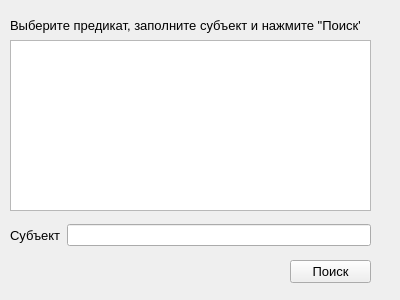
<?xml version="1.0" encoding="UTF-8"?>
<ui version="4.0">
 <class>SearchWindow</class>
 <widget class="QWidget" name="SearchWindow">
  <property name="geometry">
   <rect>
    <x>0</x>
    <y>0</y>
    <width>400</width>
    <height>300</height>
   </rect>
  </property>
  <property name="windowTitle">
   <string>SearchWindow</string>
  </property>
  <widget class="QListWidget" name="listWidget">
   <property name="geometry">
    <rect>
     <x>10</x>
     <y>40</y>
     <width>361</width>
     <height>171</height>
    </rect>
   </property>
   <property name="sortingEnabled">
    <bool>true</bool>
   </property>
  </widget>
  <widget class="QLabel" name="label">
   <property name="geometry">
    <rect>
     <x>10</x>
     <y>10</y>
     <width>351</width>
     <height>31</height>
    </rect>
   </property>
   <property name="text">
    <string>&lt;html&gt;&lt;head/&gt;&lt;body&gt;&lt;p&gt;&lt;span style=&quot; font-size:10pt;&quot;&gt;Выберите предикат, заполните субъект и нажмите &amp;quot;Поиск&amp;quot;&lt;/span&gt;&lt;/p&gt;&lt;/body&gt;&lt;/html&gt;</string>
   </property>
  </widget>
  <widget class="QPushButton" name="searchButton">
   <property name="geometry">
    <rect>
     <x>290</x>
     <y>260</y>
     <width>81</width>
     <height>23</height>
    </rect>
   </property>
   <property name="font">
    <font>
     <pointsize>10</pointsize>
    </font>
   </property>
   <property name="text">
    <string>Поиск</string>
   </property>
  </widget>
  <widget class="QWidget" name="layoutWidget">
   <property name="geometry">
    <rect>
     <x>10</x>
     <y>220</y>
     <width>361</width>
     <height>31</height>
    </rect>
   </property>
   <layout class="QHBoxLayout" name="horizontalLayout">
    <item>
     <widget class="QLabel" name="label_2">
      <property name="text">
       <string>&lt;html&gt;&lt;head/&gt;&lt;body&gt;&lt;p&gt;&lt;span style=&quot; font-size:10pt;&quot;&gt;Субъект&lt;/span&gt;&lt;/p&gt;&lt;/body&gt;&lt;/html&gt;</string>
      </property>
     </widget>
    </item>
    <item>
     <widget class="QLineEdit" name="subjectLine"/>
    </item>
   </layout>
  </widget>
 </widget>
 <resources/>
 <connections/>
</ui>
